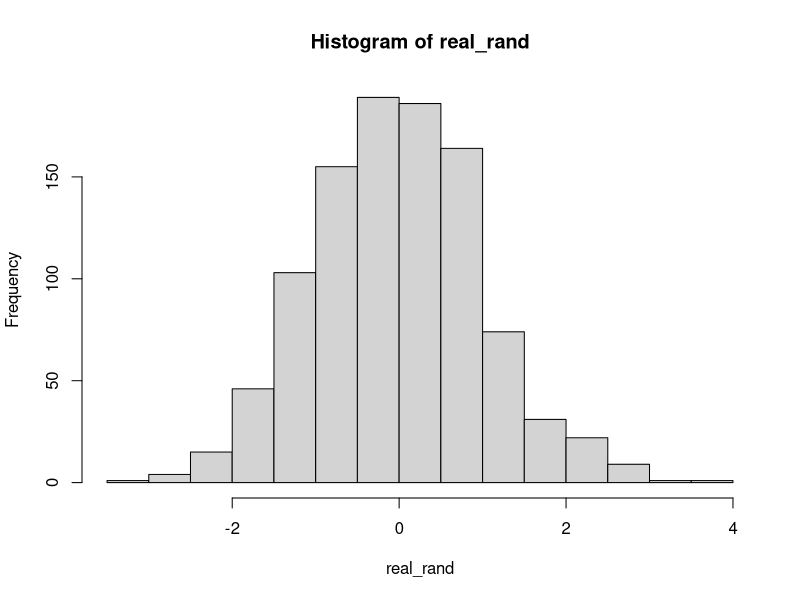
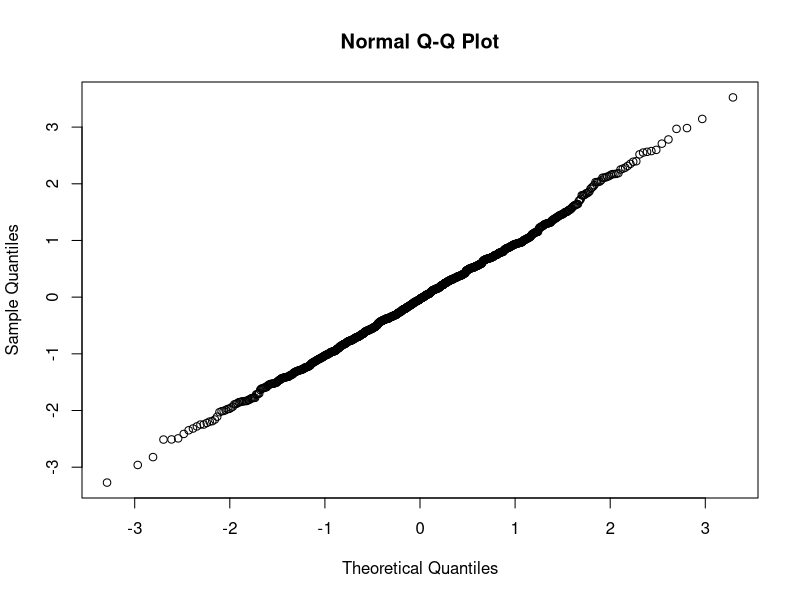

Recreate these plots in R, in order.
data = read.table('results.txt', header=T)

inner_random = data[,1]

ksu <- function(x){
  u1 <- runif(1)
  u2 <- runif(1)
  z1 <- ((((-2)*log(u1))^(1/2))*cos(2*u2*pi))
  z2 <- ((((-2)*log(u1))^(1/2))*sin(2*u2*pi))
  z <- list(z1,z2)
  return (z1);
}
real_rand <- apply(data, c(1), ksu)

hist(real_rand)

qqnorm(real_rand)

shapiro.test(real_rand)
